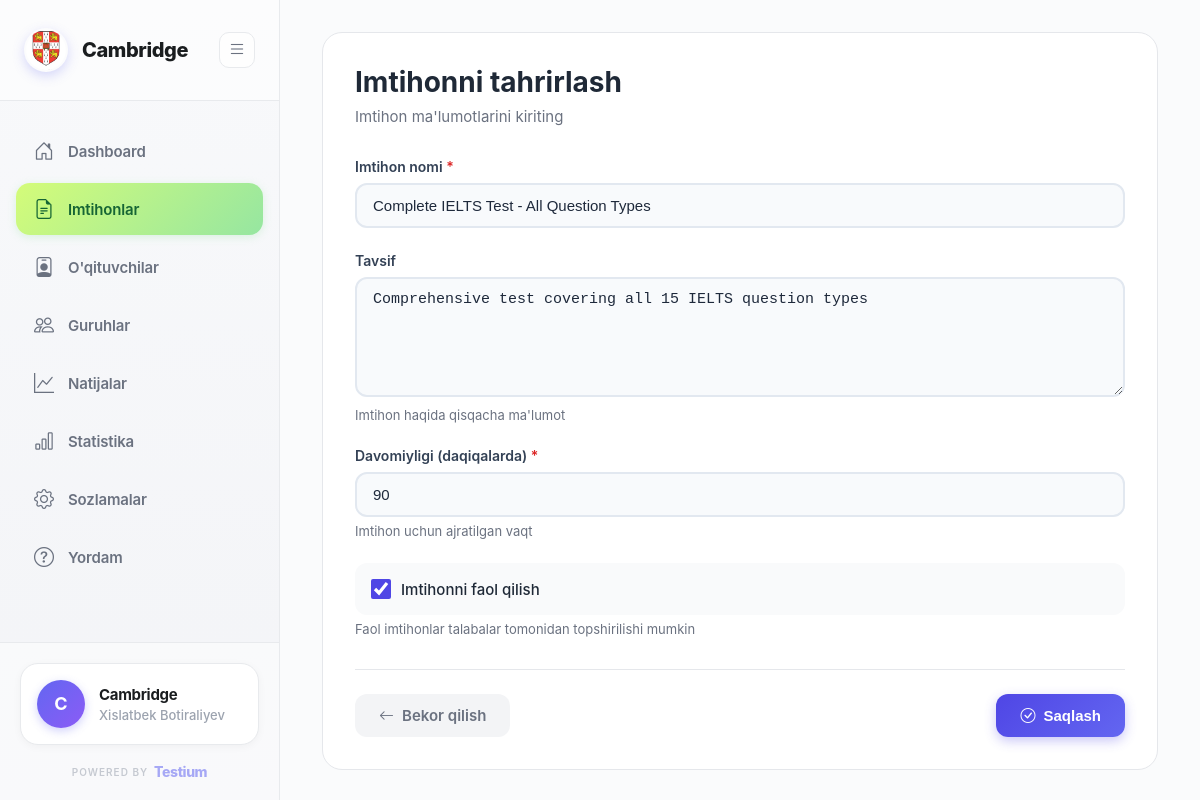
The page /exams/8/edit/ (signed in) on the database its author committed.
### organizations/models.py (models this page shows, shortened)
class Organization(AbstractUser):
    full_name = models.CharField(max_length=255, default='User')
    organization_name = models.CharField(max_length=255)
    email = models.EmailField(unique=True)
    phone = models.CharField(max_length=20, unique=True)
    created_at = models.DateTimeField(auto_now_add=True)
    updated_at = models.DateTimeField(auto_now=True)
    USERNAME_FIELD = 'email'
    REQUIRED_FIELDS = ['username', 'full_name', 'organization_name']
    class Meta:
        db_table = 'organizations'
        verbose_name = 'Organization'
        verbose_name_plural = 'Organizations'

class OrganizationSettings(models.Model):
    organization = models.OneToOneField(Organization, on_delete=models.CASCADE, related_name='settings')
    logo = models.ImageField(upload_to='logos/', blank=True, null=True, verbose_name="Logo", help_text="Barcha rasm formatlari qabul qilinadi")
    primary_color = models.CharField(max_length=7, default='#4F46E5', verbose_name="Asosiy rang")
    secondary_color = models.CharField(max_length=7, default='#10b981', verbose_name="Ikkinchi rang")
    address = models.TextField(blank=True, verbose_name="Manzil")
    website = models.URLField(blank=True, verbose_name="Veb-sayt")
    telegram = models.CharField(max_length=100, blank=True, verbose_name="Telegram")
    instagram = models.CharField(max_length=100, blank=True, verbose_name="Instagram")
    facebook = models.CharField(max_length=100, blank=True, verbose_name="Facebook")
    allow_student_registration = models.BooleanField(default=True, verbose_name="Talaba ro'yxatdan o'tishiga ruxsat")
    show_leaderboard = models.BooleanField(default=True, verbose_name="Reyting jadvalini ko'rsatish")
    enable_certificates = models.BooleanField(default=True, verbose_name="Sertifikatlarni yoqish")
    email_notifications = models.BooleanField(default=True, verbose_name="Email xabarnomalar")
    telegram_notifications = models.BooleanField(default=False, verbose_name="Telegram xabarnomalar")
    telegram_bot_token = models.CharField(max_length=200, blank=True, verbose_name="Telegram bot token")
    about_text = models.TextField(blank=True, verbose_name="Biz haqimizda")
    mission = models.TextField(blank=True, verbose_name="Missiya")
    vision = models.TextField(blank=True, verbose_name="Viziya")
    created_at = models.DateTimeField(auto_now_add=True)
    updated_at = models.DateTimeField(auto_now=True)
    class Meta:
        db_table = 'organization_settings'
        verbose_name = 'Tashkilot sozlamalari'
        verbose_name_plural = 'Tashkilot sozlamalari'

### exams/models.py (models this page shows, shortened)
class Exam(models.Model):
    organization = models.ForeignKey(settings.AUTH_USER_MODEL, on_delete=models.CASCADE, related_name='exams')
    title = models.CharField(max_length=255)
    description = models.TextField(blank=True)
    duration = models.IntegerField(help_text='Duration in minutes')
    is_active = models.BooleanField(default=True)
    created_at = models.DateTimeField(auto_now_add=True)
    updated_at = models.DateTimeField(auto_now=True)
    class Meta:
        db_table = 'exams'
        ordering = ['-created_at']

### exams/views_mvt.py (the view)
@login_required
def exam_edit_view(request, pk):
    exam = get_object_or_404(Exam, pk=pk, organization=request.user)
    if request.method == 'POST':
        form = ExamForm(request.POST, instance=exam)
        if form.is_valid():
            form.save()
            messages.success(request, 'Imtihon yangilandi!')
            return redirect('exam_detail', pk=exam.pk)
    else:
        form = ExamForm(instance=exam)
    return render(request, 'exams/exam_form.html', {'form': form, 'title': 'Imtihonni tahrirlash', 'exam': exam})

### exams/forms.py
class ExamForm(forms.ModelForm):
    class Meta:
        model = Exam
        fields = ('title', 'description', 'duration', 'is_active')
        widgets = {
            'title': forms.TextInput(attrs={
                'class': 'form-control',
                'placeholder': 'Imtihon nomi'
            }),
            'description': forms.Textarea(attrs={
                'class': 'form-control',
                'rows': 4,
                'placeholder': 'Imtihon haqida ma\'lumot'
            }),
            'duration': forms.NumberInput(attrs={
                'class': 'form-control',
                'placeholder': 'Davomiyligi (daqiqalarda)',
                'min': 1
            }),
            'is_active': forms.CheckboxInput(attrs={
                'class': 'form-check-input'
            })
        }

### organizations/context_processors.py (called while the page is built)
def organization_settings(request):
    if request.user.is_authenticated and hasattr(request.user, 'settings'):
        return {
            'org_settings': request.user.settings
        }
    return {}

### templates/exams/exam_form.html (shortened to what this page needs)
{% extends 'base.html' %}
{% block content %}
<div class="page-container">
    <div class="form-card">
        <div class="form-header">
            <h1 class="form-title">{{ title }}</h1>
            <p class="form-subtitle">Imtihon ma'lumotlarini kiriting</p>
        </div>
        <form method="post">
            <div class="form-group">
                <label class="form-label">
                    Imtihon nomi <span class="required">*</span>
                </label>
                {{ form.title }}
            </div>
            <div class="form-group">
                <label class="form-label">Tavsif</label>
                {{ form.description }}
                <div class="form-help">Imtihon haqida qisqacha ma'lumot</div>
            </div>
            <div class="form-group">
                <label class="form-label">
                    Davomiyligi (daqiqalarda) <span class="required">*</span>
                </label>
                {{ form.duration }}
                <div class="form-help">Imtihon uchun ajratilgan vaqt</div>
            </div>
            <div class="form-group">
                <div class="form-check">
                    {{ form.is_active }}
                    <label class="form-check-label" for="{{ form.is_active.id_for_label }}">
                        Imtihonni faol qilish
                    </label>
                </div>
                <div class="form-help">Faol imtihonlar talabalar tomonidan topshirilishi mumkin</div>
            </div>
            <div class="form-actions">
                <a href="{% if exam %}{% url 'exam_detail' exam.pk %}{% else %}{% url 'exam_list' %}{% endif %}" class="btn btn-secondary">
                    <i class="bi bi-arrow-left"></i>
                    Bekor qilish
                </a>
                <button type="submit" class="btn btn-primary">
                    <i class="bi bi-check-circle"></i>
                    Saqlash
                </button>
            </div>
        </form>
    </div>
</div>
{% endblock %}

### templates/base.html (shortened to what this page needs)
<!DOCTYPE html>
<html lang="uz">
<head>
    <link href="https://cdn.jsdelivr.net/npm/bootstrap-icons@1.10.0/font/bootstrap-icons.css" rel="stylesheet">
    {% load static %}
</head>
<body>
    {% if user.is_authenticated %}
    <div class="dashboard-layout">
        <aside class="sidebar" id="sidebar">
            <div class="sidebar-header">
                <a href="{% url 'dashboard' %}" class="logo">
                    {% if user.settings.logo %}
                    <div class="logo-icon" style="background: none; padding: 0;">
                        <img src="{{ user.settings.logo.url }}" alt="{{ user.organization_name }}" style="width: 40px; height: 40px; object-fit: cover; border-radius: 50%;">
                    </div>
                    {% else %}
                    <div class="logo-icon">
                        {{ user.organization_name|first|upper }}
                    </div>
                    {% endif %}
                    <span class="logo-text">{{ user.organization_name }}</span>
                </a>
                <button class="toggle-btn" id="toggleSidebar">
                    <i class="bi bi-list"></i>
                </button>
            </div>
            <nav class="sidebar-menu">
                <a href="{% url 'dashboard' %}" class="menu-item {% if request.resolver_match.url_name == 'dashboard' %}active{% endif %}">
                    <i class="bi bi-house-door"></i>
                    <span>Dashboard</span>
                </a>
                <a href="{% url 'exam_list' %}" class="menu-item {% if 'exam' in request.path and 'result' not in request.path %}active{% endif %}">
                    <i class="bi bi-file-earmark-text"></i>
                    <span>Imtihonlar</span>
                </a>
                <a href="{% url 'teacher_list' %}" class="menu-item {% if 'teacher' in request.path %}active{% endif %}">
                    <i class="bi bi-person-badge"></i>
                    <span>O'qituvchilar</span>
                </a>
                <a href="{% url 'group_list' %}" class="menu-item {% if 'student-group' in request.path %}active{% endif %}">
                    <i class="bi bi-people"></i>
                    <span>Guruhlar</span>
                </a>
                <a href="{% url 'results_list' %}" class="menu-item {% if request.resolver_match.url_name == 'results_list' or request.resolver_match.url_name == 'result_detail' %}active{% endif %}">
                    <i class="bi bi-graph-up"></i>
                    <span>Natijalar</span>
                </a>
                <a href="{% url 'analytics' %}" class="menu-item {% if request.resolver_match.url_name == 'analytics' %}active{% endif %}">
                    <i class="bi bi-bar-chart"></i>
                    <span>Statistika</span>
                </a>
                <a href="{% url 'settings' %}" class="menu-item {% if 'settings' in request.path %}active{% endif %}">
                    <i class="bi bi-gear"></i>
                    <span>Sozlamalar</span>
                </a>
                <a href="{% url 'support' %}" class="menu-item {% if 'support' in request.path %}active{% endif %}">
                    <i class="bi bi-question-circle"></i>
                    <span>Yordam</span>
                </a>
            </nav>
            <div class="sidebar-footer">
                <a href="#" onclick="confirmLogout(event)" class="user-profile">
                    <div class="user-avatar">
                        {{ user.organization_name|first|upper }}
                    </div>
                    <div class="user-info">
                        <div class="user-name">{{ user.organization_name }}</div>
                        <div class="user-role">{{ user.full_name }}</div>
                    </div>
                </a>
                <div class="powered-by">
                    <a href="https://testium.uz" target="_blank" class="powered-link">
                        <span class="powered-label">POWERED BY</span>
                        <span class="powered-brand">Testium</span>
                    </a>
                </div>
            </div>
        </aside>
        <main class="main-content">
            {% block content %}{% endblock %}
        </main>
    </div>
    {% endif %}
</body>
</html>

### templates/exams/exam_form.html (style rules this page uses)
.page-container { padding: 32px; max-width: 900px; margin: 0 auto; }
.form-card { background: white; border-radius: 20px; padding: 32px; border: 1px solid #e5e7eb; }
.form-header { margin-bottom: 32px; }
.form-title { font-size: 28px; font-weight: 700; color: #1f2937; margin-bottom: 8px; }
.form-subtitle { font-size: 15px; color: #6b7280; }
.form-group { margin-bottom: 24px; }
.form-label { display: block; font-size: 14px; font-weight: 600; color: #334155; margin-bottom: 8px; }
.form-label .required { color: #dc2626; }
.form-control { width: 100%; padding: 12px 16px; font-size: 15px; border: 2px solid #e2e8f0; border-radius: 12px; background: #f8fafc; color: #1e293b; transition: all 0.3s ease; outline: none; }
textarea.form-control { min-height: 120px; resize: vertical; }
.form-check { display: flex; align-items: center; gap: 10px; padding: 16px; background: #f9fafb; border-radius: 12px; cursor: pointer; transition: all 0.2s ease; }
.form-check input[type="checkbox"] { width: 20px; height: 20px; cursor: pointer; accent-color: #4F46E5; }
.form-check-label { font-size: 15px; font-weight: 500; color: #1f2937; cursor: pointer; margin: 0; }
.form-actions { display: flex; justify-content: space-between; gap: 12px; margin-top: 32px; padding-top: 24px; border-top: 1px solid #e5e7eb; }
.btn { padding: 12px 24px; border-radius: 12px; border: none; font-size: 15px; font-weight: 600; cursor: pointer; transition: all 0.2s ease; display: inline-flex; align-items: center; gap: 8px; text-decoration: none; }
.btn-secondary { background: #f3f4f6; color: #6b7280; }
.btn-primary { background: linear-gradient(135deg, #4F46E5, #6366F1); color: white; box-shadow: 0 4px 12px rgba(79, 70, 229, 0.3); }
.form-help { font-size: 13px; color: #6b7280; margin-top: 6px; }

### rows shown on the page
Organization: settings.logo (picture), organization_name "Cambridge", organization_name|first "C", full_name "Xislatbek Botiraliyev"
Exam: title "Complete IELTS Test - All Question Types", description "Comprehensive test covering all 15 IELTS question types", duration "90", is_active "☑"

### other values the page prints
{{ title }} "Imtihonni tahrirlash"
